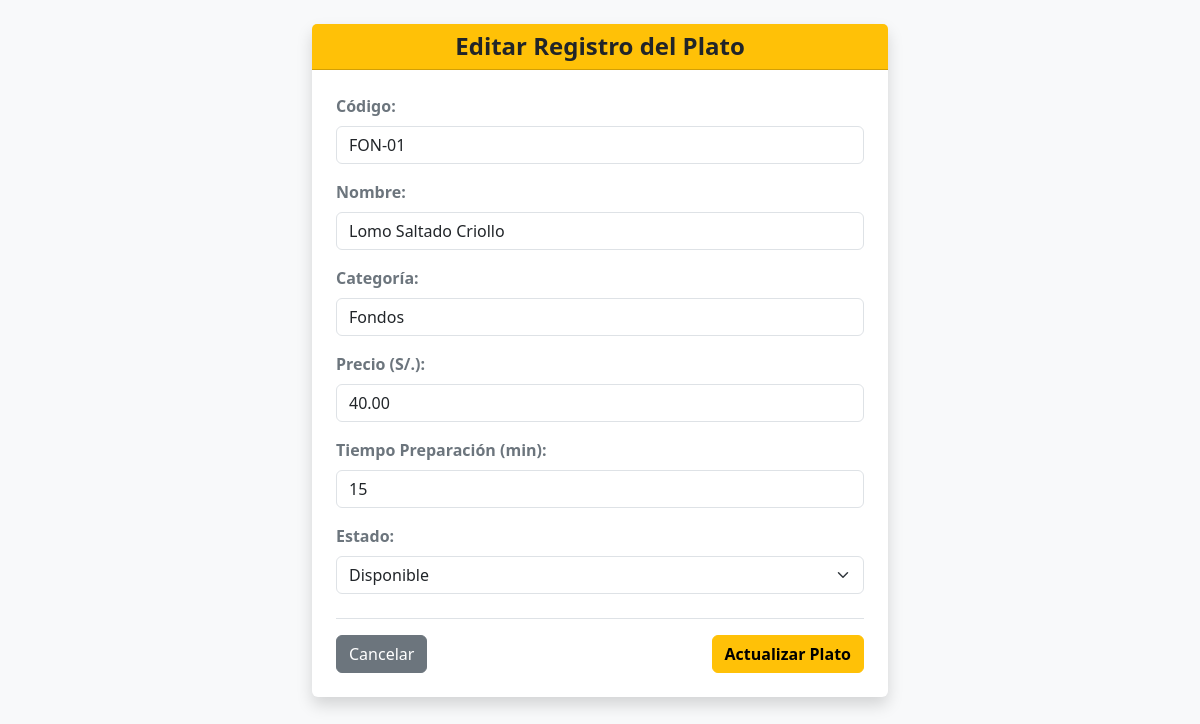
/index.php?accion=editar&id=2 (signed in), run on the app's committed database.
### tables this page shows
CREATE TABLE `platos_menu` (
  `id` int(11) NOT NULL,
  `codigo` varchar(20) NOT NULL,
  `nombre` varchar(100) NOT NULL,
  `categoria` varchar(50) NOT NULL,
  `precio` decimal(10,2) NOT NULL,
  `tiempo_preparacion` int(11) NOT NULL,
  `estado` varchar(20) NOT NULL DEFAULT 'Disponible'
);

### models/Plato.php (called while the page is built, shortened)
<?php
require_once __DIR__ . "/../config/conexion.php";
class Plato {
    public function obtenerPorId($id) {
        global $base;
        try {
            $sql = "SELECT * FROM platos_menu WHERE id = :id";
            $stmt = $base->prepare($sql);
            $stmt->execute([':id' => $id]);
            return $stmt->fetch(PDO::FETCH_ASSOC);
        } catch (PDOException $e) {
            die("Error al buscar el plato: " . $e->getMessage());
        }
    }
}
?>

### views/editar.php (the view, shortened to what this page needs)
<!DOCTYPE html>
<html lang="es">
<head>
    <link href="https://cdn.jsdelivr.net/npm/bootstrap@5.3.0/dist/css/bootstrap.min.css" rel="stylesheet">
</head>
<body class="bg-light p-4">
<div class="container" style="max-width: 600px;">
    <div class="card shadow border-0">
        <div class="card-header bg-warning text-dark text-center">
            <h4 class="mb-0 fw-bold">Editar Registro del Plato</h4>
        </div>
        <div class="card-body p-4">
            <form action="index.php?accion=actualizar" method="POST">
                <div class="mb-3">
                    <label class="form-label fw-bold text-secondary">Código:</label>
                    <input type="text" name="codigo" class="form-control" value="<?php echo htmlspecialchars($plato['codigo']); ?>" required>
                </div>
                <div class="mb-3">
                    <label class="form-label fw-bold text-secondary">Nombre:</label>
                    <input type="text" name="nombre" class="form-control" value="<?php echo htmlspecialchars($plato['nombre']); ?>" required>
                </div>
                <div class="mb-3">
                    <label class="form-label fw-bold text-secondary">Categoría:</label>
                    <input type="text" name="categoria" class="form-control" value="<?php echo htmlspecialchars($plato['categoria']); ?>">
                </div>
                <div class="mb-3">
                    <label class="form-label fw-bold text-secondary">Precio (S/.):</label>
                    <input type="number" step="0.01" name="precio" class="form-control" value="<?php echo htmlspecialchars($plato['precio']); ?>" required>
                </div>
                <div class="mb-3">
                    <label class="form-label fw-bold text-secondary">Tiempo Preparación (min):</label>
                    <input type="number" name="tiempo_preparacion" class="form-control" value="<?php echo htmlspecialchars($plato['tiempo_preparacion']); ?>">
                </div>
                <div class="mb-3">
                    <label class="form-label fw-bold text-secondary">Estado:</label>
                    <select name="estado" class="form-select">
                        <option value="Disponible" <?php echo ($plato['estado'] == 'Disponible') ? 'selected' : ''; ?>>Disponible</option>
                    </select>
                </div>
                <div class="d-flex justify-content-between border-top pt-3 mt-4">
                    <a href="index.php?accion=listar" class="btn btn-secondary">Cancelar</a>
                    <button type="submit" name="actualizar" class="btn btn-warning fw-bold">Actualizar Plato</button>
                </div>
            </form>
        </div>
    </div>
</div>
</body>
</html>

### data on the page
platos_menu: codigo "FON-01", nombre "Lomo Saltado Criollo", categoria "Fondos", precio "40.00", tiempo_preparacion "15", estado "Disponible"
